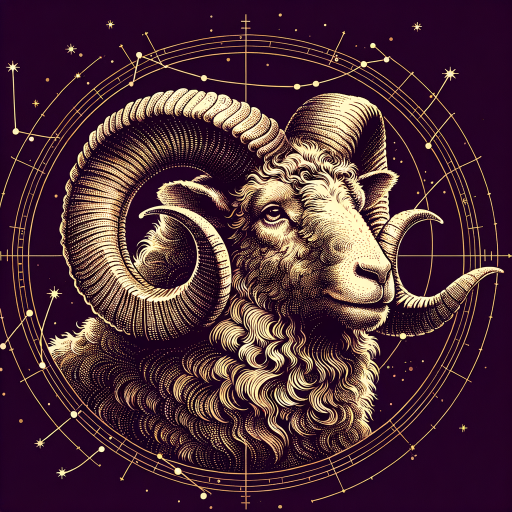
#> input picture content/social/dalle-aries-ram.png, 1024 x 1024 px, given in place of velvet-noise.png, which was not available (shown at 1/2 size)
$ python generate-slides-v3.py
#> lines starting #> are read from the running program, lines starting #| are printed output that depends on the picture; pictures that were not available may be replaced by others from this repository, and a replacement may not be noted
#!/usr/bin/env python3
"""V3 Toxic Pairings: website-congruent slides using actual site engravings."""

from PIL import Image, ImageDraw, ImageFont, ImageFilter, ImageEnhance
import os, random

# === Brand colors (from signseason.com CSS) ===
VOID = (30, 21, 40)
PLUM = (42, 31, 51)
PLUM_MID = (53, 40, 64)
PLUM_LIFT = (61, 46, 74)
GOLD_DIM = (176, 154, 110)
GOLD = (201, 173, 111)
GOLD_LIGHT = (212, 188, 124)
GOLD_PALE = (226, 212, 167)
PARCHMENT = (240, 232, 216)
WARM_GRAY = (138, 125, 112)

# === Paths ===
SIGNS_DIR = os.path.expanduser("~/.openclaw/workspace/signseason/assets/illustrations/signs")
TEXTURE = os.path.expanduser("~/.openclaw/workspace/signseason/assets/textures/velvet-noise.png")
PFP = os.path.expanduser("~/.openclaw/workspace/signseason/assets/illustrations/pfp-transparent.png")
COMPAT_IMG = os.path.expanduser("~/.openclaw/workspace/signseason/assets/illustrations/topics/compatibility.png")

# === Fonts ===
EB_GARAMOND = "/tmp/fonts/EBGaramond.ttf"
EB_GARAMOND_IT = "/tmp/fonts/EBGaramond-Italic.ttf"
FONDAMENTO = "/tmp/fonts/Fondamento-Regular.ttf"
FONDAMENTO_IT = "/tmp/fonts/Fondamento-Italic.ttf"
DM_SANS = "/tmp/fonts/DMSans.ttf"
SYMBOLS = "/System/Library/Fonts/Apple Symbols.ttf"

ZODIAC = {
    "aries": ("♈", "aries-ram"), "taurus": ("♉", "taurus"), "gemini": ("♊", "gemini"),
    "cancer": ("♋", "cancer"), "leo": ("♌", "leo"), "virgo": ("♍", "virgo"),
    "libra": ("♎", "libra"), "scorpio": ("♏", "scorpio"), "sagittarius": ("♐", "sagittarius"),
    "capricorn": ("♑", "capricorn"), "aquarius": ("♒", "aquarius"), "pisces": ("♓", "pisces"),
}

PAIRINGS = [
    ("aries", "cancer", "one wants to fight about it.\nthe other wants to cry about it.\nnobody actually talks about it."),
    ("taurus", "aquarius", "one needs routine like oxygen.\nthe other treats commitment\nlike a theoretical concept."),
    ("gemini", "scorpio", "gemini talks to everyone.\nscorpio trusts no one.\nthis was doomed from\nthe group chat."),
    ("leo", "virgo", "leo wants a standing ovation.\nvirgo wants to give\nconstructive feedback.\nboth leave feeling unappreciated."),
    ("sagittarius", "pisces", "sag books the flight.\npisces catches feelings.\nsag forgets to text back.\npisces writes a poem about it."),
    ("capricorn", "libra", "capricorn has a five-year plan.\nlibra can't pick a restaurant.\nthe spreadsheet vs the\n\"let's just see\" energy."),
]

# Layout variants for visual variety
LAYOUTS = ["side_by_side", "stacked_offset", "large_small", "centered_overlap", "diagonal", "framed"]

def load_texture():
    """Load velvet noise texture for overlay."""
    tex = Image.open(TEXTURE).convert("RGBA")
    return tex

def apply_texture(img, tex, opacity=0.15):
    """Tile texture over image."""
    tw, th = tex.size
    for x in range(0, img.width, tw):
        for y in range(0, img.height, th):
            region = tex.crop((0, 0, min(tw, img.width - x), min(th, img.height - y)))
            # Reduce opacity
            r, g, b, a = region.split()
            a = a.point(lambda p: int(p * opacity))
            region = Image.merge("RGBA", (r, g, b, a))
            img.alpha_composite(region, (x, y))
    return img

def make_plum_bg(w, h):
    """Website-style plum background with radial gradient."""
    img = Image.new("RGBA", (w, h), VOID)
    draw = ImageDraw.Draw(img)
    cx, cy = w // 2, int(h * 0.45)
    max_r = max(w, h)
    for r in range(max_r, 0, -3):
        frac = r / max_r
        alpha = int(40 * (1 - frac))
        draw.ellipse([cx - r, cy - r, cx + r, cy + r], fill=(*PLUM, alpha))
    return img

# [11 lines left out: function make_parchment_bg, not called in this run]

def add_gold_stars(draw, w, h, count=50):
    """Subtle gold star speckles."""
    random.seed(77)
    for _ in range(count):
        x, y = random.randint(0, w), random.randint(0, h)
        a = random.randint(15, 45)
        draw.point((x, y), fill=(*GOLD, a))

def gold_border(draw, w, h, margin=35, opacity=50):
    """Thin gold border frame."""
    draw.rectangle([margin, margin, w - margin, h - margin], outline=(*GOLD, opacity), width=1)

def load_engraving(sign_name, target_size=None):
    """Load a sign engraving, resize, and crop to circle with gold ring."""
    _, fname = ZODIAC[sign_name]
    path = os.path.join(SIGNS_DIR, f"{fname}.png")
    img = Image.open(path).convert("RGBA")
    if target_size:
        img.thumbnail(target_size, Image.LANCZOS)

    # Crop to circle
    w, h = img.size
    size = min(w, h)
    # Center crop to square first
    left = (w - size) // 2
    top = (h - size) // 2
    img = img.crop((left, top, left + size, top + size))

    # Create circular mask
    mask = Image.new("L", (size, size), 0)
    mask_draw = ImageDraw.Draw(mask)
    mask_draw.ellipse([0, 0, size - 1, size - 1], fill=255)

    # Apply mask
    output = Image.new("RGBA", (size, size), (0, 0, 0, 0))
    output.paste(img, (0, 0), mask)

    # Add thin gold ring border
    ring_draw = ImageDraw.Draw(output)
    ring_draw.ellipse([1, 1, size - 2, size - 2], outline=(*GOLD, 120), width=2)

    return output

def center_text(draw, text, font, y, cx, fill):
    bbox = draw.textbbox((0, 0), text, font=font)
    tw = bbox[2] - bbox[0]
    th = bbox[3] - bbox[1]
    draw.text((cx - tw // 2, y), text, font=font, fill=fill)
    return th

def draw_divider(draw, cx, y, width=80, color=(*GOLD_DIM, 120)):
    draw.line([(cx - width//2, y), (cx + width//2, y)], fill=color, width=1)

def draw_star_divider(draw, cx, y, color=GOLD_DIM):
    """Three-dot divider like the website's ✶ ✶ ✶."""
    # Use simple dots instead of unicode stars to avoid rendering issues
    dot_r = 2
    gap = 18
    for i in range(-1, 2):
        dx = cx + i * gap
        draw.ellipse([dx - dot_r, y - dot_r, dx + dot_r, y + dot_r], fill=(*color, 160))

# ============================================================
# TITLE SLIDE - Uses compatibility engraving + site branding
# ============================================================
def make_title_slide(w, h, out_dir):
#> called with w = 1080, h = 1350
    img = make_plum_bg(w, h)
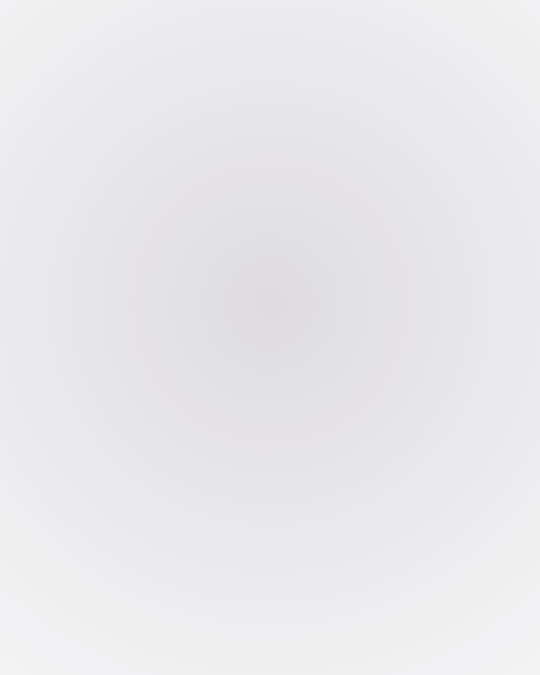
#> img: PIL image 1080x1350 RGBA (shown at 1/2 size); mean R, G, B, A 42, 31, 51, 25.6; transparent parts drawn white
    tex = load_texture()
    img = apply_texture(img, tex, 0.12)
#> after the loop in apply_texture, `for x in range(0, img.width, tw):`:
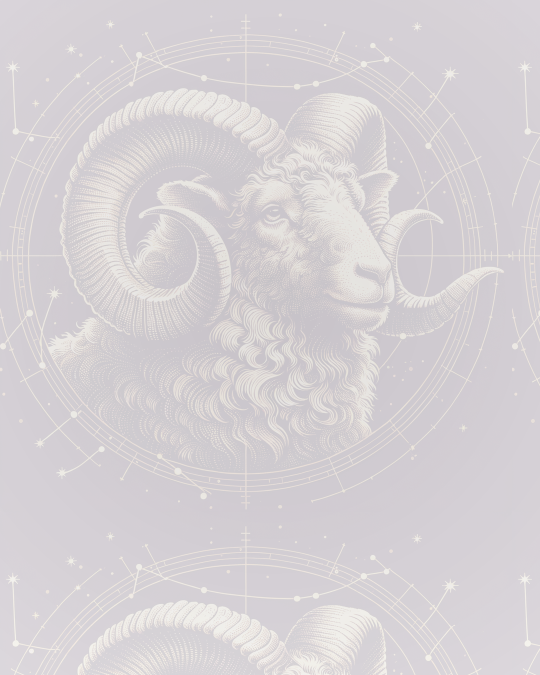
#> img: PIL image 1080x1350 RGBA (shown at 1/2 size); mean R, G, B, A 57.6, 34.7, 51.8, 52.6; transparent parts drawn white
#> after the loop in apply_texture, `for x in range(0, img.width, tw):`:
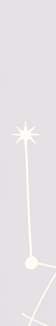
#> region: PIL image 56x326 RGBA; mean R, G, B, A 44.4, 10.8, 41.4, 30; transparent parts drawn white
    draw = ImageDraw.Draw(img)
    cx = w // 2
    add_gold_stars(draw, w, h, 55)

    # Load compatibility engraving as hero element
    compat = Image.open(COMPAT_IMG).convert("RGBA")
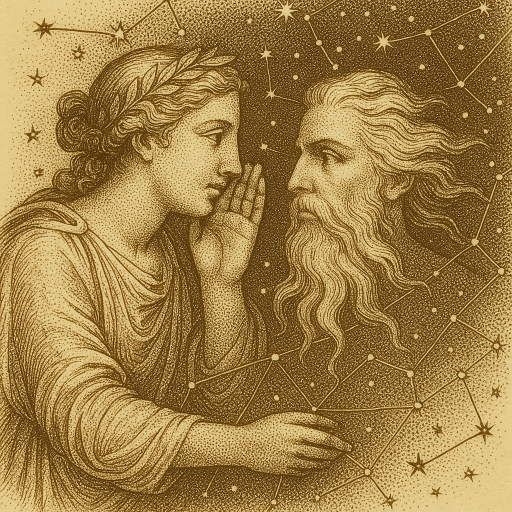
#> input picture content/social/dalle-celestial-ear-apr4.png, 1024 x 1024 px, given in place of compatibility.png, which was not available (shown at 1/2 size)
    # Tint it slightly gold
    enhancer = ImageEnhance.Brightness(compat)
    compat = enhancer.enhance(0.85)
    compat.thumbnail((500, 500), Image.LANCZOS)
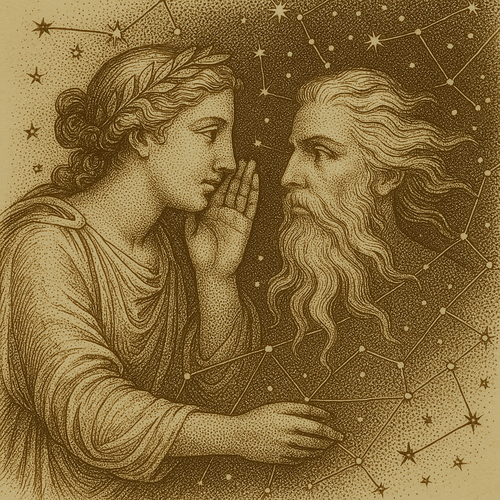
#> compat: PIL image 500x500 RGBA; mean R, G, B, A 134.9, 107.9, 58.2, 255
    # Center it in upper portion
    cx_img = cx - compat.width // 2
#> cx_img = 290
    img.alpha_composite(compat, (cx_img, 120))

    draw = ImageDraw.Draw(img)

    # Fondamento display title
    title_font = ImageFont.truetype(FONDAMENTO, 72)
    subtitle_font = ImageFont.truetype(EB_GARAMOND_IT, 36)
    label_font = ImageFont.truetype(DM_SANS, 16)
    footer_font = ImageFont.truetype(DM_SANS, 16)

    y = 680
    draw_star_divider(draw, cx, y)
    y += 40

    center_text(draw, "Most Toxic", title_font, y, cx, GOLD_LIGHT)
    y += 82
    center_text(draw, "Zodiac Pairings", title_font, y, cx, GOLD_LIGHT)
    y += 100

    draw_divider(draw, cx, y, 90, (*GOLD, 80))
    y += 30

    center_text(draw, "ranked by how long you'll pretend it's fine", subtitle_font, y, cx, GOLD_DIM)

    # Footer
    gold_border(draw, w, h, 35, 40)
    center_text(draw, "signseason.com", footer_font, h - 55, cx, (*WARM_GRAY, 160))

    img.convert("RGB").save(os.path.join(out_dir, "slide-01-title.png"), quality=95)
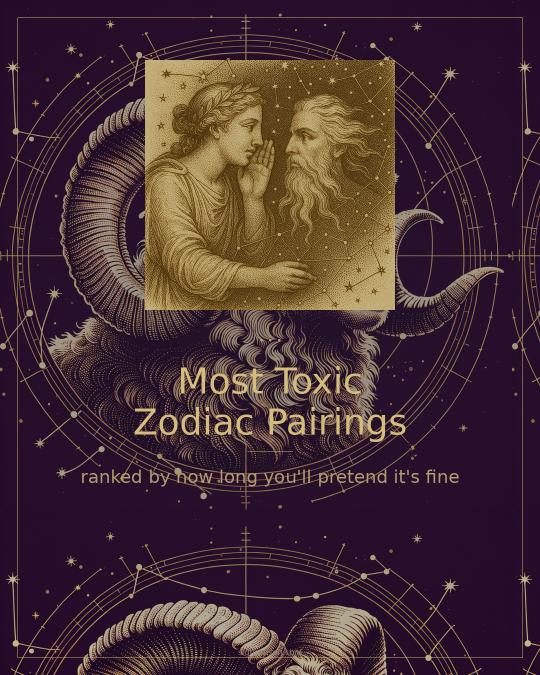
#> saved as slide-01-title.png: PIL image 1080x1350 RGB (shown at 1/2 size); mean R, G, B 69.6, 45.5, 51.7
    print("  ✓ Title (compatibility engraving + Fondamento)")

# ============================================================
# PAIRING SLIDES - 3 different layout styles
# ============================================================

def make_pairing_side_by_side(idx, s1, s2, body, is_dark, w, h, out_dir):
    """Two engravings side by side, text below."""
    img = make_plum_bg(w, h) if is_dark else make_parchment_bg(w, h)
    tex = load_texture()
    img = apply_texture(img, tex, 0.10 if is_dark else 0.06)
    draw = ImageDraw.Draw(img)
    cx = w // 2

    if is_dark:
        add_gold_stars(draw, w, h, 40)
        name_color = GOLD_LIGHT
        body_color = GOLD_DIM
        glyph_color = (*WARM_GRAY, 180)
        gold_border(draw, w, h)
    else:
        name_color = PLUM
        body_color = (80, 65, 55)
        glyph_color = (*WARM_GRAY, 200)
        draw.rectangle([35, 35, w - 35, h - 35], outline=(*PLUM, 40), width=1)

    # Load engravings
    eng1 = load_engraving(s1, (280, 280))
    eng2 = load_engraving(s2, (280, 280))

    # Place side by side - push down for better vertical balance
    gap = 60
    total_w = eng1.width + gap + eng2.width
    x_start = cx - total_w // 2
    y_eng = 100

    img.alpha_composite(eng1, (x_start, y_eng))
    img.alpha_composite(eng2, (x_start + eng1.width + gap, y_eng))

    draw = ImageDraw.Draw(img)

    # "x" between them
    x_font = ImageFont.truetype(EB_GARAMOND_IT, 32)
    x_pos_x = x_start + eng1.width + gap // 2
    x_pos_y = y_eng + eng1.height // 2 - 16
    bbox = draw.textbbox((0, 0), "×", font=x_font)
    draw.text((x_pos_x - (bbox[2]-bbox[0])//2, x_pos_y), "×", font=x_font, fill=glyph_color)

    # Sign names - title case, Fondamento for consistency
    name_font = ImageFont.truetype(FONDAMENTO, 46)
    y = y_eng + max(eng1.height, eng2.height) + 30

    center_text(draw, s1.title(), name_font, y, cx, name_color)
    y += 55
    x_font_sb = ImageFont.truetype(EB_GARAMOND_IT, 28)
    center_text(draw, "×", x_font_sb, y, cx, glyph_color)
    y += 35
    center_text(draw, s2.title(), name_font, y, cx, name_color)
    y += 60

    draw_divider(draw, cx, y, 80, (*GOLD, 70) if is_dark else (*PLUM, 50))
    y += 30

    # Body
    body_font = ImageFont.truetype(EB_GARAMOND_IT, 34)
    for line in body.split("\n"):
        h_line = center_text(draw, line, body_font, y, cx, body_color)
        y += h_line + int(34 * 0.65)

    # Footer
    footer_font = ImageFont.truetype(DM_SANS, 16)
    counter_font = ImageFont.truetype(EB_GARAMOND, 20)
    center_text(draw, "signseason.com", footer_font, h - 50, 110, (*WARM_GRAY, 140))
    draw.text((w - 80, h - 50), f"{idx+1}/8", font=counter_font, fill=(*WARM_GRAY, 140))

    fname = f"slide-{idx+1:02d}-{s1}-{s2}.png"
    img.convert("RGB").save(os.path.join(out_dir, fname), quality=95)
    print(f"  ✓ {s1} × {s2} (side-by-side, {'dark' if is_dark else 'light'})")

# [234 lines left out: functions make_pairing_stacked, make_pairing_framed, make_cta_slide, make_pinterest_pin, not called in this run]


# ============================================================
# MAIN
# ============================================================
# Layout assignment for variety: alternate layouts AND dark/light
layout_assignments = [
    (make_pairing_side_by_side, True),   # 1: aries x cancer - dark, side by side
    (make_pairing_stacked, False),        # 2: taurus x aquarius - light, stacked
    (make_pairing_framed, True),          # 3: gemini x scorpio - dark, framed diagonal
    (make_pairing_side_by_side, False),   # 4: leo x virgo - light, side by side
    (make_pairing_stacked, True),         # 5: sag x pisces - dark, stacked
    (make_pairing_framed, False),         # 6: cap x libra - light, framed diagonal
]

for platform, handle, suffix in [("tiktok", "@sign_season", ""), ("instagram", "@signseasonco", "")]:
    out_dir = os.path.expanduser(f"~/.openclaw/workspace/signseason/content/social/slides-2026-04-05-v3-{platform}")
    os.makedirs(out_dir, exist_ok=True)
    print(f"\nGenerating V3 {platform.upper()} slides (1080x1350)...")

    W, H = 1080, 1350
    make_title_slide(W, H, out_dir)

    for i, (s1, s2, body) in enumerate(PAIRINGS):
        layout_fn, is_dark = layout_assignments[i]
#> (the run stopped early here; a loop or call above may not have finished)
